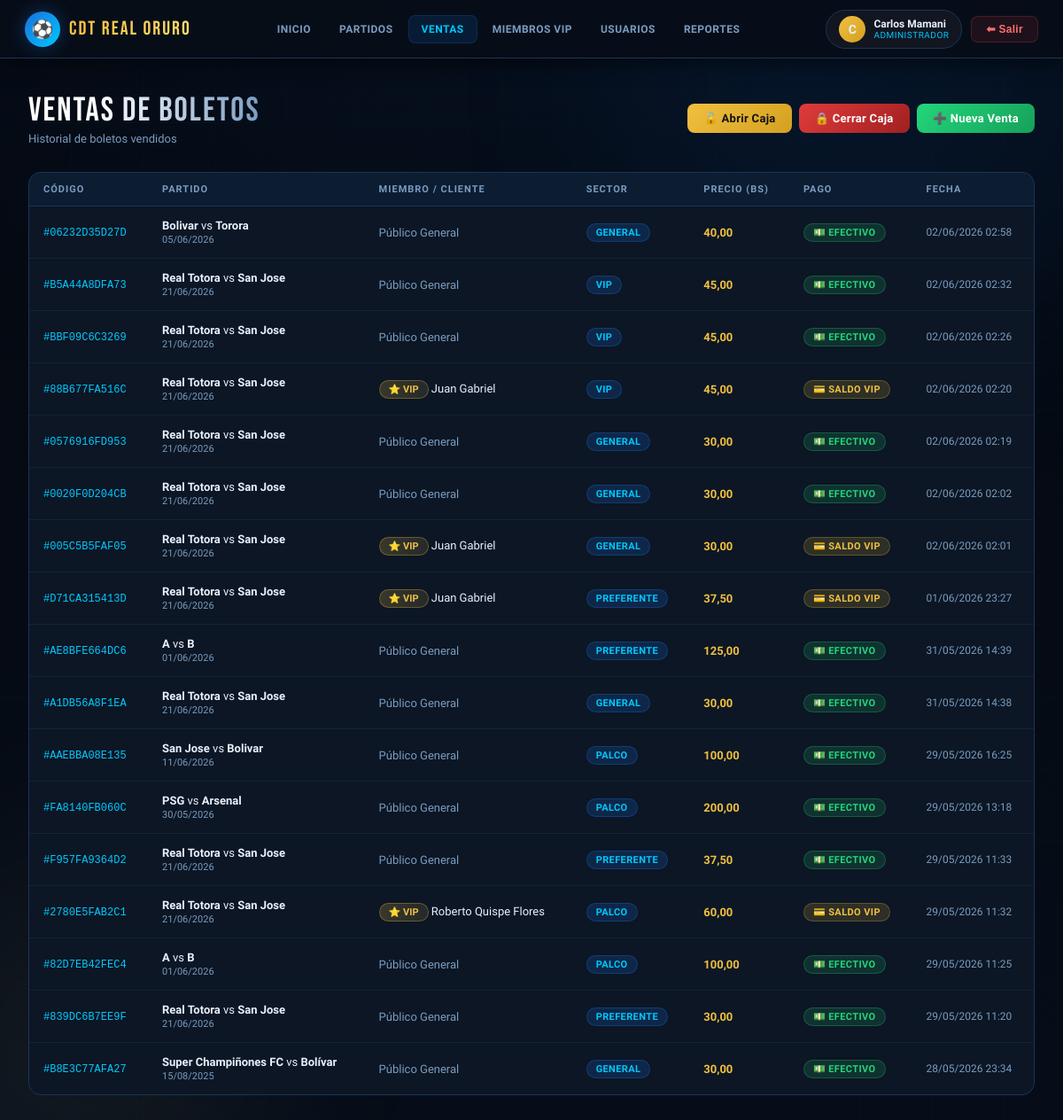
The app's page /ventas/ (signed in) with its own data.
### champinones/models.py (models this page shows, shortened)
class Usuario(AbstractUser):
    rol = models.CharField(
        max_length=10,
        choices=RolUsuario.choices,
        default=RolUsuario.PERSONAL,
        verbose_name=_('Rol'),
    )
    class Meta:
        verbose_name        = _('Usuario')
        verbose_name_plural = _('Usuarios')
        ordering            = ['username']
    @property
    def es_admin(self):
        return self.rol == RolUsuario.ADMIN or self.is_superuser

class Boleto(models.Model):
    class SectorAsiento(models.TextChoices):
        GENERAL   = 'GENERAL',   _('General')
        PREFERENTE = 'PREFERENTE', _('Preferente')
        VIP       = 'VIP',       _('VIP')
        PALCO     = 'PALCO',     _('Palco')
    evento = models.ForeignKey(
        Evento,
        on_delete=models.PROTECT,
        related_name='boletos',
        verbose_name=_('Evento'),
    )
    miembro_vip = models.ForeignKey(
        MiembroVIP,
        on_delete=models.SET_NULL,
        null=True, blank=True,
        related_name='boletos',
        verbose_name=_('Miembro VIP'),
    )
    vendido_por = models.ForeignKey(
        Usuario,
        on_delete=models.SET_NULL,
        null=True, blank=True,
        related_name='boletos_vendidos',
        verbose_name=_('Vendido por'),
    )
    sector = models.CharField(
        max_length=12,
        choices=SectorAsiento.choices,
        default=SectorAsiento.GENERAL,
        verbose_name=_('Sector'),
    )
    precio_pagado = models.DecimalField(
        max_digits=8,
        decimal_places=2,
        validators=[MinValueValidator(0)],
        verbose_name=_('Precio Pagado (BOB)'),
    )
    codigo = models.CharField(
        max_length=12,
        unique=True,
        default=generar_codigo_boleto,
        editable=False,
        verbose_name=_('Código Único'),
    )
    numero_factura = models.CharField(
        max_length=20,
        unique=True,
        editable=False,
        verbose_name=_('Número de Factura'),
        help_text=_('Generado automáticamente'),
        blank=True,
        null=True,
    )
    subtotal = models.DecimalField(
        max_digits=8,
        decimal_places=2,
        default=0.00,
        validators=[MinValueValidator(0)],
        verbose_name=_('Subtotal (BOB)'),
    )
    impuesto_iva = models.DecimalField(
        max_digits=8,
        decimal_places=2,
        default=0.00,
        validators=[MinValueValidator(0)],
        verbose_name=_('IVA 13% (BOB)'),
    )
    descuento = models.DecimalField(
        max_digits=8,
        decimal_places=2,
        default=0.00,
        validators=[MinValueValidator(0)],
        verbose_name=_('Descuento (BOB)'),
    )
    total_factura = models.DecimalField(
        max_digits=8,
        decimal_places=2,
        editable=False,
        verbose_name=_('Total Factura (BOB)'),
        default=0.00,
    )
    fecha_compra = models.DateTimeField(
        default=timezone.now,
        verbose_name=_('Fecha de Compra'),
    )
    pago_con_saldo_vip = models.BooleanField(
        default=False,
        verbose_name=_('Pagado con Saldo VIP'),
    )
    metodo_pago = models.CharField(
        max_length=20,
        choices=[
            ('EFECTIVO', _('Efectivo')),
            ('TARJETA', _('Tarjeta')),
            ('SALDO_VIP', _('Saldo VIP')),
            ('OTRO', _('Otro')),
        ],
        default='EFECTIVO',
        verbose_name=_('Método de Pago'),
    )
    referencia_pago = models.CharField(
        max_length=50,
        blank=True,
        verbose_name=_('Referencia de Pago (transacción, talón, etc.)'),
    )
    observaciones = models.TextField(
        blank=True,
        verbose_name=_('Observaciones'),
    )
    class Meta:
        verbose_name        = _('Boleto')
        verbose_name_plural = _('Boletos')
        ordering            = ['-fecha_compra']

class Evento(models.Model):
    class EstadoEvento(models.TextChoices):
        PROGRAMADO = 'PROGRAMADO', _('Programado')
        EN_CURSO   = 'EN_CURSO',   _('En Curso')
        FINALIZADO = 'FINALIZADO', _('Finalizado')
        CANCELADO  = 'CANCELADO',  _('Cancelado')
    nombre = models.CharField(
        max_length=200,
        verbose_name=_('Nombre del Evento'),
    )
    equipo_local = models.CharField(
        max_length=100,
        verbose_name=_('Equipo Local'),
    )
    equipo_visitante = models.CharField(
        max_length=100,
        verbose_name=_('Equipo Visitante'),
    )
    fecha = models.DateField(
        verbose_name=_('Fecha'),
    )
    hora = models.TimeField(
        verbose_name=_('Hora'),
    )
    precio_base = models.DecimalField(
        max_digits=8,
        decimal_places=2,
        validators=[MinValueValidator(0)],
        verbose_name=_('Precio Base (BOB)'),
    )
    capacidad_total = models.PositiveIntegerField(
        verbose_name=_('Capacidad Total'),
    )
    capacidad_disponible = models.PositiveIntegerField(
        verbose_name=_('Capacidad Disponible'),
    )
    estado = models.CharField(
        max_length=12,
        choices=EstadoEvento.choices,
        default=EstadoEvento.PROGRAMADO,
        verbose_name=_('Estado'),
    )
    descripcion = models.TextField(
        blank=True,
        verbose_name=_('Descripción'),
    )
    creado_por = models.ForeignKey(
        Usuario,
        on_delete=models.SET_NULL,
        null=True, blank=True,
        related_name='eventos_creados',
        verbose_name=_('Creado por'),
    )
    fecha_creacion = models.DateTimeField(auto_now_add=True)
    class Meta:
        verbose_name        = _('Evento')
        verbose_name_plural = _('Eventos')
        ordering            = ['fecha', 'hora']
    SECTOR_MULTIPLIERS = {
        'GENERAL': Decimal('1.00'),
        'PREFERENTE': Decimal('1.25'),
        'VIP': Decimal('1.50'),
        'PALCO': Decimal('2.00'),
    }

class MiembroVIP(models.Model):
    usuario = models.OneToOneField(
        Usuario,
        on_delete=models.SET_NULL,
        null=True, blank=True,
        related_name='miembro_vip',
        verbose_name=_('Cuenta de usuario'),
    )
    ci = models.CharField(
        max_length=8,
        validators=[validate_ci],
        verbose_name=_('Cédula de Identidad'),
    )
    complemento = models.CharField(
        max_length=2,
        blank=True,
        validators=[validate_complemento],
        verbose_name=_('Complemento CI'),
        help_text=_('Solo si existe duplicidad (ej: 1A, 3C).'),
    )
    extension = models.CharField(
        max_length=2,
        choices=DepartamentoExtension.choices,
        verbose_name=_('Extensión (Departamento)'),
    )
    nombre_completo = models.CharField(
        max_length=150,
        verbose_name=_('Nombre Completo'),
    )
    correo = models.EmailField(
        unique=True,
        verbose_name=_('Correo Electrónico'),
    )
    celular = models.CharField(
        max_length=8,
        validators=[validate_celular],
        verbose_name=_('Celular'),
    )
    saldo = models.DecimalField(
        max_digits=10,
        decimal_places=2,
        default=0.00,
        validators=[MinValueValidator(0)],
        verbose_name=_('Saldo (BOB)'),
    )
    estado = models.CharField(
        max_length=12,
        choices=EstadoMiembro.choices,
        default=EstadoMiembro.ACTIVO,
        verbose_name=_('Estado'),
    )
    fecha_registro = models.DateTimeField(
        default=timezone.now,
        verbose_name=_('Fecha de Registro'),
    )
    class Meta:
        verbose_name        = _('Miembro VIP')
        verbose_name_plural = _('Miembros VIP')
        ordering            = ['-fecha_registro']
        constraints = [
            models.UniqueConstraint(
                fields=['ci', 'complemento', 'extension'],
                name='unique_ci_complemento_extension',
            )
        ]

### champinones/views.py (the view)
# urls.py: path('ventas/',               views.VentaListView.as_view(), name='venta_lista'),
class VentaListView(PersonalOAdminRequired, ListView):
    model               = Boleto
    template_name       = 'portal/ventas.html'
    context_object_name = 'boletos'
    paginate_by         = 25
    def get_queryset(self):
        return Boleto.objects.select_related(
            'evento', 'miembro_vip', 'vendido_por'
        ).order_by('-fecha_compra')
    def get_context_data(self, **kwargs):
        from .models import EstadoMiembro
        ctx = super().get_context_data(**kwargs)
        ctx['eventos_disponibles'] = Evento.objects.filter(
            estado=Evento.EstadoEvento.PROGRAMADO,
            fecha__gte=localdate(),
        ).order_by('fecha')
        ctx['miembros_activos'] = MiembroVIP.objects.filter(
            estado=EstadoMiembro.ACTIVO
        ).order_by('nombre_completo')
        ctx['user'] = self.request.user
        return ctx

### champinones/views.py (called while the page is built)
def es_personal_o_admin(user):
    return user.is_authenticated and user.rol in (RolUsuario.ADMIN, RolUsuario.PERSONAL)

    def test_func(self):
        return es_personal_o_admin(self.request.user)

### champinones/templates/portal/ventas.html (shortened to what this page needs)
{% extends "portal/base_portal.html" %}
{% block nav_ventas %}active{% endblock %}
{% block content %}
<div class="page">
  <div class="page-header">
    <div><div class="page-title">Ventas de Boletos</div><div class="page-sub">Historial de boletos vendidos</div></div>
    <div style="display:flex;gap:8px;align-items:center;">
      <a href="{% url 'apertura_caja' %}" class="btn btn-warning">🔓 Abrir Caja</a>
      {% if request.user.es_admin or request.user.es_personal %}
      <button class="btn btn-danger" onclick="cerrarCajaVentas()">🔒 Cerrar Caja</button>
      {% endif %}
      <button class="btn btn-success" onclick="openModal('modal-venta')">➕ Nueva Venta</button>
    </div>
  </div>
  <div class="card">
    <div class="card-body" style="padding:0;">
      <table>
        <thead><tr><th>Código</th><th>Partido</th><th>Miembro / Cliente</th><th>Sector</th><th>Precio (Bs)</th><th>Pago</th><th>Fecha</th></tr></thead>
        <tbody>
          {% for b in boletos %}
          <tr>
            <td><code style="color:var(--accent-cyan);font-size:12px;">#{{ b.codigo }}</code></td>
            <td><strong>{{ b.evento.equipo_local }}</strong> vs <strong>{{ b.evento.equipo_visitante }}</strong><br><span style="font-size:11px;color:var(--text-secondary);">{{ b.evento.fecha|date:"d/m/Y" }}</span></td>
            <td>{% if b.miembro_vip %}<span class="vip-badge">⭐ VIP</span> {{ b.miembro_vip.nombre_completo }}{% else %}<span style="color:var(--text-secondary);">Público General</span>{% endif %}</td>
            <td><span class="badge badge-blue">{{ b.get_sector_display }}</span></td>
            <td><strong style="color:var(--accent-gold);">{{ b.precio_pagado }}</strong></td>
            <td>{% if b.pago_con_saldo_vip %}<span class="badge badge-gold">💳 Saldo VIP</span>{% else %}<span class="badge badge-green">💵 Efectivo</span>{% endif %}</td>
            <td style="font-size:12px;color:var(--text-secondary);">{{ b.fecha_compra|date:"d/m/Y H:i" }}</td>
          </tr>
          {% empty %}
          <tr><td colspan="7"><div class="empty-state"><div class="empty-state-icon">🎟</div><p>No hay boletos vendidos aún.</p></div></td></tr>
          {% endfor %}
        </tbody>
      </table>
    </div>
  </div>
</div>
{% endblock %}

### champinones/templates/portal/base_portal.html (shortened to what this page needs)
{% extends "base.html" %}
{% block nav %}
<nav style="position:relative;z-index:200;">
  <div class="nav-left">
    <div class="nav-logo-icon">⚽</div>
    <div class="nav-brand">CDT REAL ORURO</div>
  </div>
  <div class="nav-links">
    <a class="nav-link {% block nav_dashboard %}{% endblock %}" href="{% url 'dashboard' %}">Inicio</a>
    <a class="nav-link {% block nav_partidos %}{% endblock %}" href="{% url 'evento_lista' %}">Partidos</a>
    <a class="nav-link {% block nav_ventas %}{% endblock %}" href="{% url 'venta_lista' %}">Ventas</a>
    <a class="nav-link {% block nav_miembros %}{% endblock %}" href="{% url 'miembro_lista' %}">Miembros VIP</a>
    {% if request.user.es_admin %}
    <a class="nav-link {% block nav_usuarios %}{% endblock %}" href="{% url 'personal_lista' %}">Usuarios</a>
    {% endif %}
    {% if request.user.es_admin or request.user.es_personal %}
    <a class="nav-link {% block nav_reportes %}{% endblock %}" href="{% url 'cierre_caja' %}">Reportes</a>
    {% endif %}
  </div>
  <div class="nav-right">
    <div class="user-chip">
      <div class="user-avatar {% if request.user.es_admin %}gold-av{% endif %}">{{ request.user.first_name|first|upper|default:"U" }}</div>
      <div class="user-info">
        <div class="user-name">{{ request.user.get_full_name|default:request.user.username }}</div>
        <div class="user-role">{{ request.user.get_rol_display }}</div>
      </div>
    </div>
    <form method="post" action="{% url 'logout' %}" style="display:inline">
      <button type="submit" class="btn-logout">⬅ Salir</button>
    </form>
  </div>
</nav>
{% endblock %}

### records on screen
Usuario: user.first_name|first "C", user.get_full_name "Carlos Mamani", user.rol "ADMINISTRADOR"
Boleto: codigo "06232D35D27D", evento.equipo_local "Bolivar", evento.equipo_visitante "Torora", evento.fecha "05/06/2026", shows "Público General", sector "GENERAL", precio_pagado "40,00", pago_con_saldo_vip "💵 EFECTIVO", fecha_compra "02/06/2026 02:58"
Boleto: codigo "B5A44A8DFA73", evento.equipo_local "Real Totora", evento.equipo_visitante "San Jose", evento.fecha "21/06/2026", shows "Público General", sector "VIP", precio_pagado "45,00", pago_con_saldo_vip "💵 EFECTIVO", fecha_compra "02/06/2026 02:32"
Boleto: codigo "BBF09C6C3269", evento.equipo_local "Real Totora", evento.equipo_visitante "San Jose", evento.fecha "21/06/2026", shows "Público General", sector "VIP", precio_pagado "45,00", pago_con_saldo_vip "💵 EFECTIVO", fecha_compra "02/06/2026 02:26"
Boleto: codigo "88B677FA516C", evento.equipo_local "Real Totora", evento.equipo_visitante "San Jose", evento.fecha "21/06/2026", miembro_vip.nombre_completo "Juan Gabriel", sector "VIP", precio_pagado "45,00", pago_con_saldo_vip "💳 SALDO VIP", fecha_compra "02/06/2026 02:20"
Boleto: codigo "0576916FD953", evento.equipo_local "Real Totora", evento.equipo_visitante "San Jose", evento.fecha "21/06/2026", shows "Público General", sector "GENERAL", precio_pagado "30,00", pago_con_saldo_vip "💵 EFECTIVO", fecha_compra "02/06/2026 02:19"
Boleto: codigo "0020F0D204CB", evento.equipo_local "Real Totora", evento.equipo_visitante "San Jose", evento.fecha "21/06/2026", shows "Público General", sector "GENERAL", precio_pagado "30,00", pago_con_saldo_vip "💵 EFECTIVO", fecha_compra "02/06/2026 02:02"
Boleto: codigo "005C5B5FAF05", evento.equipo_local "Real Totora", evento.equipo_visitante "San Jose", evento.fecha "21/06/2026", miembro_vip.nombre_completo "Juan Gabriel", sector "GENERAL", precio_pagado "30,00", pago_con_saldo_vip "💳 SALDO VIP", fecha_compra "02/06/2026 02:01"
Boleto: codigo "D71CA315413D", evento.equipo_local "Real Totora", evento.equipo_visitante "San Jose", evento.fecha "21/06/2026", miembro_vip.nombre_completo "Juan Gabriel", sector "PREFERENTE", precio_pagado "37,50", pago_con_saldo_vip "💳 SALDO VIP", fecha_compra "01/06/2026 23:27"
Boleto: codigo "AE8BFE664DC6", evento.equipo_local "A", evento.equipo_visitante "B", evento.fecha "01/06/2026", shows "Público General", sector "PREFERENTE", precio_pagado "125,00", pago_con_saldo_vip "💵 EFECTIVO", fecha_compra "31/05/2026 14:39"
Boleto: codigo "A1DB56A8F1EA", evento.equipo_local "Real Totora", evento.equipo_visitante "San Jose", evento.fecha "21/06/2026", shows "Público General", sector "GENERAL", precio_pagado "30,00", pago_con_saldo_vip "💵 EFECTIVO", fecha_compra "31/05/2026 14:38"
Boleto: codigo "AAEBBA08E135", evento.equipo_local "San Jose", evento.equipo_visitante "Bolivar", evento.fecha "11/06/2026", shows "Público General", sector "PALCO", precio_pagado "100,00", pago_con_saldo_vip "💵 EFECTIVO", fecha_compra "29/05/2026 16:25"
Boleto: codigo "FA8140FB060C", evento.equipo_local "PSG", evento.equipo_visitante "Arsenal", evento.fecha "30/05/2026", shows "Público General", sector "PALCO", precio_pagado "200,00", pago_con_saldo_vip "💵 EFECTIVO", fecha_compra "29/05/2026 13:18"
Boleto: codigo "F957FA9364D2", evento.equipo_local "Real Totora", evento.equipo_visitante "San Jose", evento.fecha "21/06/2026", shows "Público General", sector "PREFERENTE", precio_pagado "37,50", pago_con_saldo_vip "💵 EFECTIVO", fecha_compra "29/05/2026 11:33"
Boleto: codigo "2780E5FAB2C1", evento.equipo_local "Real Totora", evento.equipo_visitante "San Jose", evento.fecha "21/06/2026", miembro_vip.nombre_completo "Roberto Quispe Flores", sector "PALCO", precio_pagado "60,00", pago_con_saldo_vip "💳 SALDO VIP", fecha_compra "29/05/2026 11:32"
Boleto: codigo "82D7EB42FEC4", evento.equipo_local "A", evento.equipo_visitante "B", evento.fecha "01/06/2026", shows "Público General", sector "PALCO", precio_pagado "100,00", pago_con_saldo_vip "💵 EFECTIVO", fecha_compra "29/05/2026 11:25"
Boleto: codigo "839DC6B7EE9F", evento.equipo_local "Real Totora", evento.equipo_visitante "San Jose", evento.fecha "21/06/2026", shows "Público General", sector "PREFERENTE", precio_pagado "30,00", pago_con_saldo_vip "💵 EFECTIVO", fecha_compra "29/05/2026 11:20"
Boleto: codigo "B8E3C77AFA27", evento.equipo_local "Super Champiñones FC", evento.equipo_visitante "Bolívar", evento.fecha "15/08/2025", shows "Público General", sector "GENERAL", precio_pagado "30,00", pago_con_saldo_vip "💵 EFECTIVO", fecha_compra "28/05/2026 23:34"
